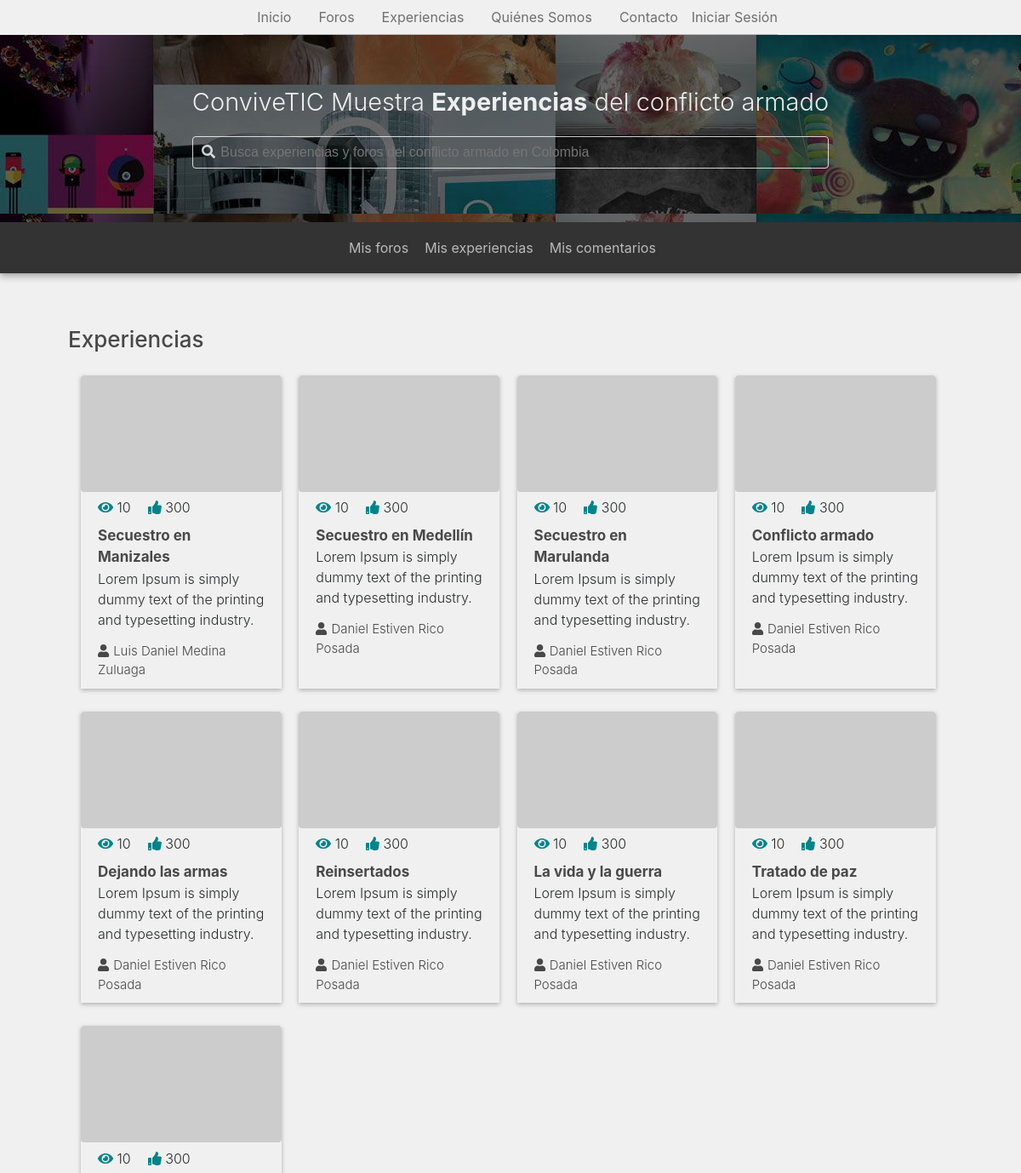
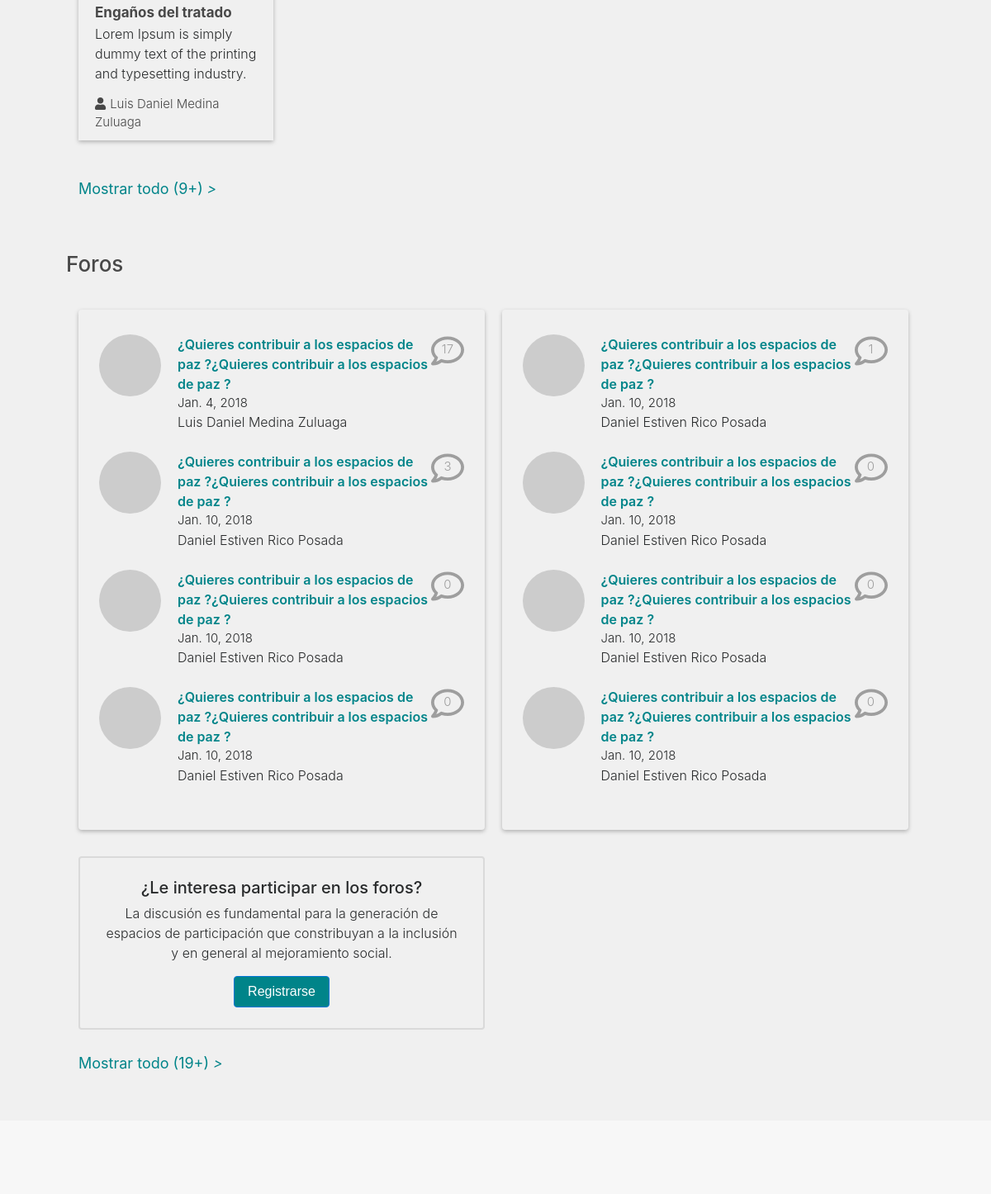
The app's page / (upper part), older data (2 pictures, top to bottom).
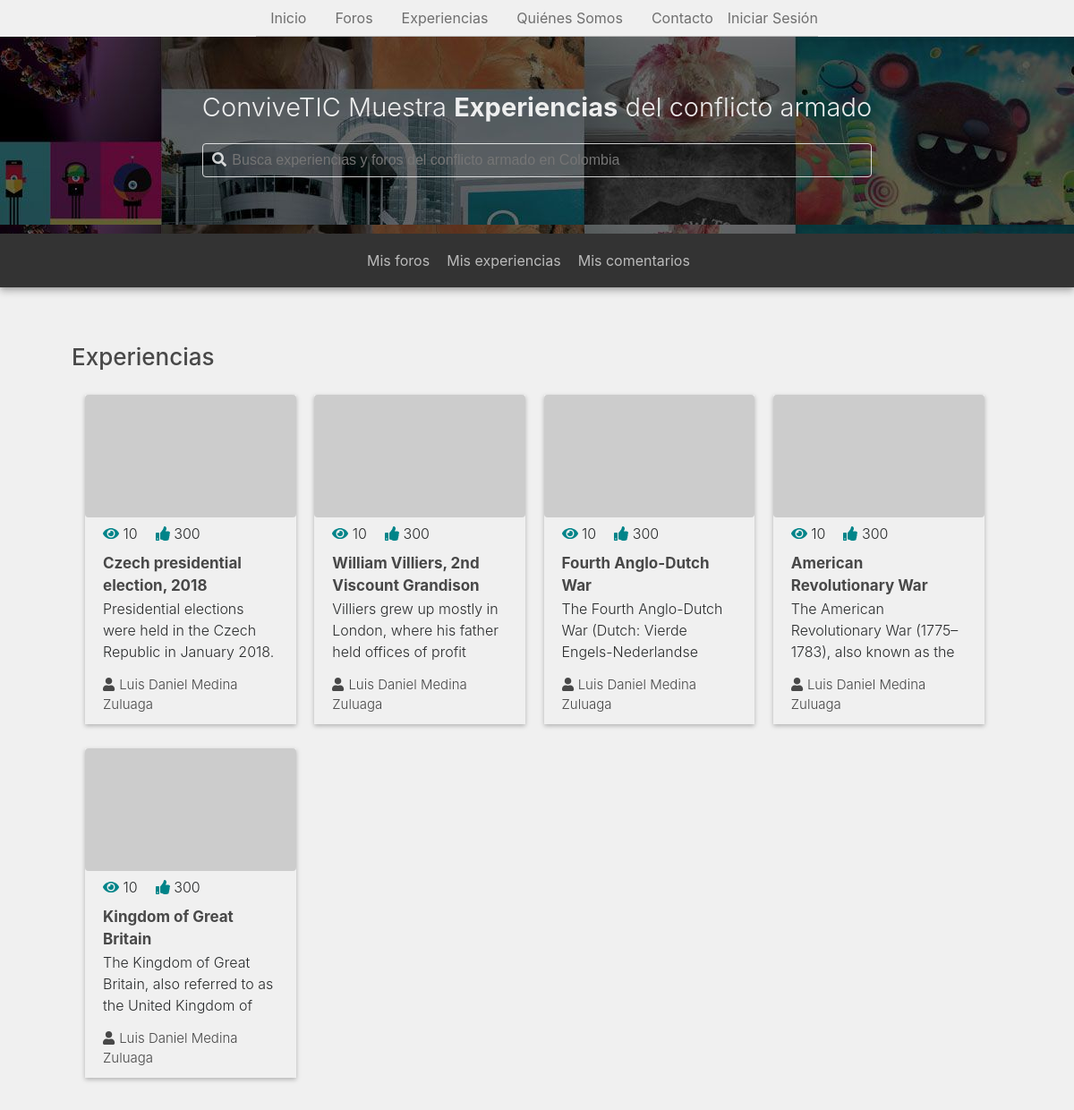
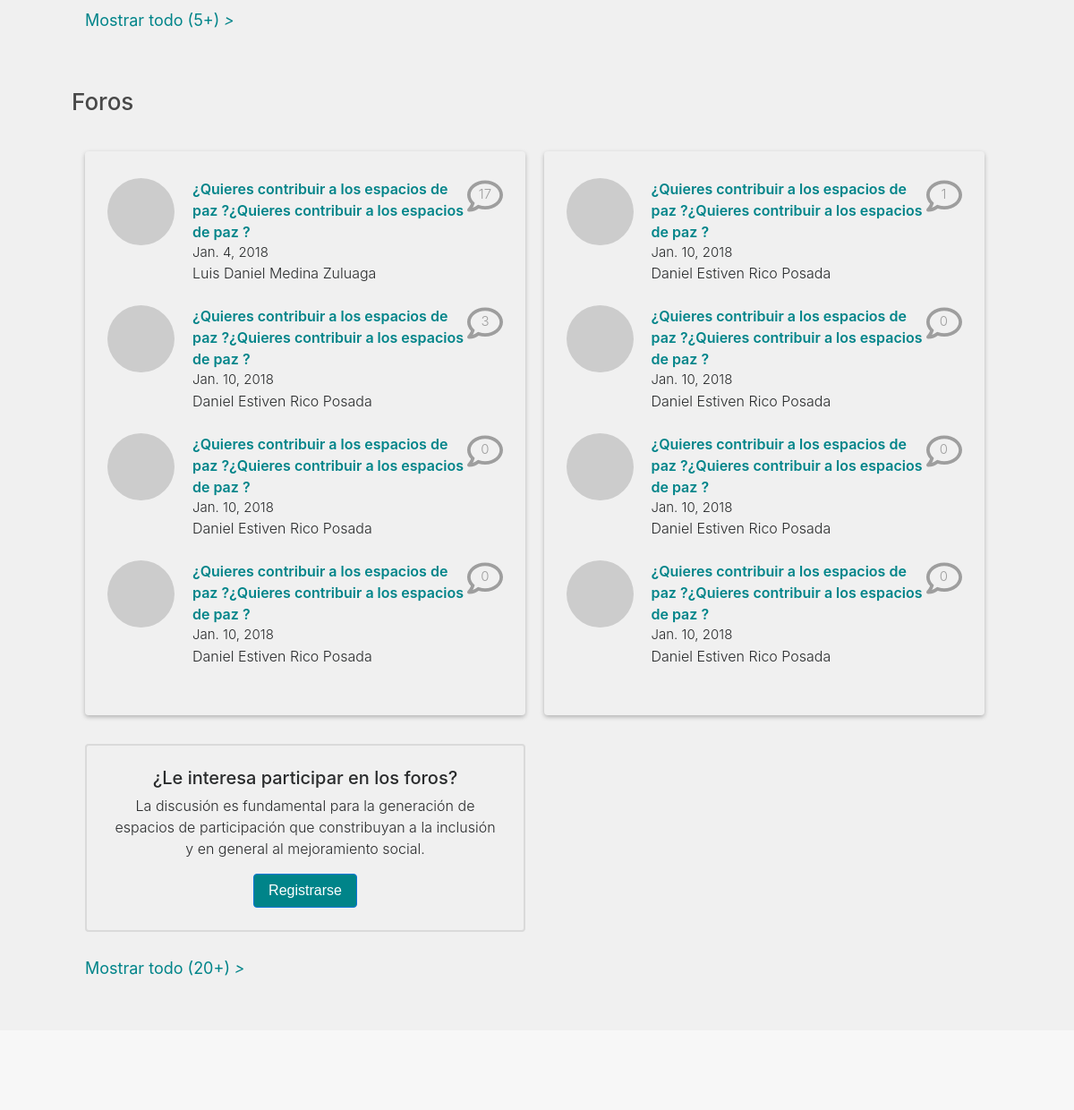
The same page, newer data (2 pictures, top to bottom).
### app/models.py (models this page shows)
class Experience(models.Model):
	author = models.ForeignKey(
		User,
		on_delete=models.SET_NULL,
		null=True
	)
	title = models.CharField(
		max_length = 100,
		default = ''
	)
	content = models.TextField(
		default="Experience content"
	)
	pub_date = models.DateField(
		default=date.today
	)
	video_url = models.CharField(
		max_length=50,
		null=True,
		blank=True
	)
	audio_url = models.CharField(
		max_length=100,
		null=True,
		blank=True
	)
	img = models.ImageField(
		upload_to="uploads/",
		null=True,
		blank=True
	)
	status = models.CharField(
		max_length = 20,
		choices = STATUS_CHOICES,
		default = 'P'
	)
	views = models.PositiveIntegerField(
		default = 0
	)
	likes = models.PositiveIntegerField(
		default = 0
	)
	tags = models.ManyToManyField(ExperienceTag)

class Thread(models.Model):
	author = models.ForeignKey(
		User,
		on_delete=models.SET_NULL,
		null=True
	)
	title = models.CharField(
		max_length=100,
		blank=False,
		null=False
	)
	description = models.TextField(
		default='',
		blank=False,
		null=False
	)
	pub_date = models.DateField(
		default=date.today
	)
	video_url = models.CharField(
		max_length=50,
		null=True,
		blank=True
	)
	audio_url = models.CharField(
		max_length=100,
		null=True,
		blank=True
	)
	img = models.ImageField(
		upload_to="uploads/",
		null=True,
		blank=True
	)
	status = models.CharField(
		max_length = 20,
		choices = STATUS_CHOICES,
		default = 'R'
	)
	views = models.PositiveIntegerField(
		default = 0
	)
	tags = models.ManyToManyField(ThreadTag)

### app/views.py (the view)
# urls.py: path('', Index.as_view(), name='index'),
class Index(ListView):
	template_name = 'app/index.html'
	context_object_name = 'thread_list'
	queryset = Thread.objects.order_by('pub_date')[:4]
	def get_context_data(self, **kwargs):
		context = super().get_context_data(**kwargs)
		context['secondary_threads'] = Thread.objects.order_by('pub_date')[4:8]
		context['experiences'] = Experience.objects.order_by('pub_date')[:9]
		context['th_quantity'] = Thread.objects.all().count()
		return context

### app/templatetags/auth_extras.py (called while the page is built)
@register.filter(name='has_group')
def has_group(user, group_name):
    try:
        group =  Group.objects.get(name=group_name)
    except Group.DoesNotExist:
        return False
    return group in user.groups.all()

### app/templates/app/index.html (shortened to what this page needs)
{% extends 'app/base.html' %}
{% block content %}
	<div class="container-fluid p-container">
		<section class="exp-section">
			<div class="exp-gra-c">
				<h3 class="border exp-section-title">Experiencias</h3>
				<div class="experiences-c">
					{% for exp in experiences %}
					<div class="experience">
						<img class="rounded" src="http://via.placeholder.com/320x186">
						<div class="exp-data">
							<div class="detail-c">
								<div class="popular-data-c">
									<div class="views"><i class="fas fa-eye"></i> 10</div>
									<div class="likes"><i class="fas fa-thumbs-up"></i> 300</div>
								</div>
								<div class="exp-title"><a href="{% url 'experience-detail' exp.id %}">{{exp.title}}</a></div>
								<div class="content-c">
									<p>{{exp.content}}</p>
								</div>
								<div class="publisher"><i class="fas fa-user"></i>{{exp.author.get_full_name}}</div>
							</div>
						</div>
					</div>
					{% endfor %}
				</div>
				<div class="more-exp">
					<a href="{% url 'experiences' %}" >Mostrar todo ({{experiences.count}}+) <i>></i></a>
				</div>
			</div>
		</section>
		<section class="forum-section">
			<div class="for-gra-c">
				<h3 class="border for-section-title">Foros</h3>
				<div class="forum-c">
					<div class="forum rounded">
						{% for thread in thread_list %}
							<div class="forum-item">
								<div class="f-image">
									<img class="rounded-circle" src="http://via.placeholder.com/75x75">
								</div>
								<div class="forum-inline">
									<div class="for-data">
										<a href="{% url 'thread-detail' thread.id %}">{{thread.title}}</a>
										<div class="comment-c">
											<i class="far fa-comment"></i>
											<div class="comment-counter">
												{{thread.comment_set.count}}
											</div>
										</div>
									</div>
									<div class="forum-publisher">
										<p class="f-date">{{ thread.pub_date }}</p>
										<p class="f-name">{{ thread.author.get_full_name }}</p>
									</div>
								</div>
							</div>
						{% endfor %}
					</div>
					<div class="forum rounded">
						{% for thread in secondary_threads %}
							<div class="forum-item">
								<div class="f-image">
									<img class="rounded-circle" src="http://via.placeholder.com/75x75">
								</div>
								<div class="forum-inline">
									<div class="for-data">
										<a href="{% url 'thread-detail' thread.id %}">{{thread.title}}</a>
										<div class="comment-c">
											<i class="far fa-comment"></i>
											<div class="comment-counter">
												{{thread.comment_set.count}}
											</div>
										</div>
									</div>
									<div class="forum-publisher">
										<p class="f-date">{{ thread.pub_date }}</p>
										<p class="f-name">{{ thread.author.get_full_name }}</p>
									</div>
								</div>
							</div>
						{% endfor %}
					</div>
					<div class="f-aside">
						<div class="forum-invitation rounded">
							<h5>¿Le interesa participar en los foros?</h5>
							<p>La discusión es fundamental para la generación de espacios de participación que constribuyan a la inclusión y en general al mejoramiento social.</p>
							<button class="btn btn-primary">Registrarse</button>
						</div>
					</div>
				</div>
				<div class="more-forum">
					<a href="{% url 'forums' %}" >Mostrar todo ({{th_quantity}}+) <i>></i></a>
				</div>
			</div>
		</section>
	</div>
	<div class="container-fluid block-expl">
	</div>
{% endblock %}

### app/templates/app/base.html (shortened to what this page needs)
{% load static %}
{% load auth_extras %}
<!DOCTYPE html>
<html lang="es" >
<head>
	<link rel="stylesheet" type="text/css" href="{% static 'app/libs/tether/dist/css/tether.min.css' %}">
	<link rel="stylesheet" type="text/css" href="{% static 'app/libs/bootstrap/dist/css/bootstrap.min.css' %}">
	<link rel="stylesheet" type="text/css" href="{% static 'app/libs/toastr/toastr.min.css' %}">
	<link rel="stylesheet" type="text/css" href="{% static 'app/style.css' %}" />
	<link rel="stylesheet" type="text/css" href="https://cdnjs.cloudflare.com/ajax/libs/imagehover.css/1.0/css/imagehover.min.css">
</head>
<body ng-app='conviveticApp' ng-cloak>
	<header ng-controller="homeController as hCtrl">
		<div class="nav-c">
			<nav class="nav">
			  <a class="nav-link active" href="{% url 'index' %}">Inicio</a>
			  <a class="nav-link" href="{% url 'forums' %}">Foros</a>
			  <a class="nav-link" href="{% url 'experiences' %}">Experiencias</a>
			  <a class="nav-link" href="#">Quiénes Somos</a>
			  <a class="nav-link" href="#">Contacto</a>
		  		{% if request.user.is_authenticated %}
				<div class="dropdown">
				  <button class="btn btn-secondary dropdown-toggle" type="button" id="dropdownMenuButton" data-toggle="dropdown" aria-haspopup="true" aria-expanded="false">
				  	<div class="profile-usr-c">
				    	<i class="fa fa-user" aria-hidden="true"></i>
						{{ request.user.username }}
				  	</div>
				  </button>
				  <div class="dropdown-menu" aria-labelledby="dropdownMenuButton">
				    <a class="dropdown-item" href="{% url 'profile' %}">Mi Perfil</a>
				    <a class="dropdown-item" href="{% url 'logout' %}">Cerrar Sesión</a>
				  </div>
				</div>
			  	{% else %}
		  			<a class="login-link" href="{% url 'login' %}">Iniciar Sesión</a>
			  	{% endif %}
			</nav>
		</div>
		<div class="subheader">
			<div class="subheader-c">
				<div class="sub-content">
					<h4>ConviveTIC Muestra <span class=>Experiencias</span> del conflicto armado</h4>
					<div class="search-box rounded">
						<form>
							<i class="fas fa-search"></i>
							<input class="input-box" type="text" placeholder="Busca experiencias y foros del conflicto armado en Colombia">
						</form>
					</div>
				</div>
			</div>
		</div>
		<div class="secondary-nav">
			<div class="sec-nav-c">
				<ul>
					<li class="medium-li"><a href="{% url 'my-forums' %}">Mis foros</a></li>
					<li class="large-li"><a href="{% url 'my-experiences' %}">Mis experiencias</a></li>
					<li class="large-li"><a href="{% url 'my-comments' %}">Mis comentarios</a></li>
				</ul>
			</div>
		</div>
	</header>
	{% block content %} {% endblock %}
</body>
</html>

Row changes from the older to the newer data that the page shows:
removed Experience: title "Secuestro en Manizales", content "Lorem Ipsum is simply dummy text of the printing and typesetting industry.…", author.get_full_name "Luis Daniel Medina Zuluaga"
removed Experience: title "Secuestro en Medellín", content "Lorem Ipsum is simply dummy text of the printing and typesetting industry.…", author.get_full_name "Daniel Estiven Rico Posada"
removed Experience: title "Secuestro en Marulanda", content "Lorem Ipsum is simply dummy text of the printing and typesetting industry.…", author.get_full_name "Daniel Estiven Rico Posada"
removed Experience: title "Conflicto armado", content "Lorem Ipsum is simply dummy text of the printing and typesetting industry.…", author.get_full_name "Daniel Estiven Rico Posada"
removed Experience: title "Dejando las armas", content "Lorem Ipsum is simply dummy text of the printing and typesetting industry.…", author.get_full_name "Daniel Estiven Rico Posada"
removed Experience: title "Reinsertados", content "Lorem Ipsum is simply dummy text of the printing and typesetting industry.…", author.get_full_name "Daniel Estiven Rico Posada"
removed Experience: title "La vida y la guerra", content "Lorem Ipsum is simply dummy text of the printing and typesetting industry.…", author.get_full_name "Daniel Estiven Rico Posada"
removed Experience: title "Tratado de paz", content "Lorem Ipsum is simply dummy text of the printing and typesetting industry.…", author.get_full_name "Daniel Estiven Rico Posada"
removed Experience: title "Engaños del tratado", content "Lorem Ipsum is simply dummy text of the printing and typesetting industry.…", author.get_full_name "Luis Daniel Medina Zuluaga"
added Experience: title "Czech presidential election, 2018", content "Presidential elections were held in the Czech Republic in January 2018.…", author.get_full_name "Luis Daniel Medina Zuluaga"
added Experience: title "William Villiers, 2nd Viscount Grandison", content "Villiers grew up mostly in London, where his father held offices of profit…", author.get_full_name "Luis Daniel Medina Zuluaga"
added Experience: title "Fourth Anglo-Dutch War", content "The Fourth Anglo-Dutch War (Dutch: Vierde Engels-Nederlandse…", author.get_full_name "Luis Daniel Medina Zuluaga"
added Experience: title "American Revolutionary War", content "The American Revolutionary War (1775–1783), also known as the…", author.get_full_name "Luis Daniel Medina Zuluaga"
added Experience: title "Kingdom of Great Britain", content "The Kingdom of Great Britain, also referred to as the United Kingdom of…", author.get_full_name "Luis Daniel Medina Zuluaga"
Text that changed along with them:
{{ experiences.count }}: "9" → "5"
{{ th_quantity }}: "19" → "20"
